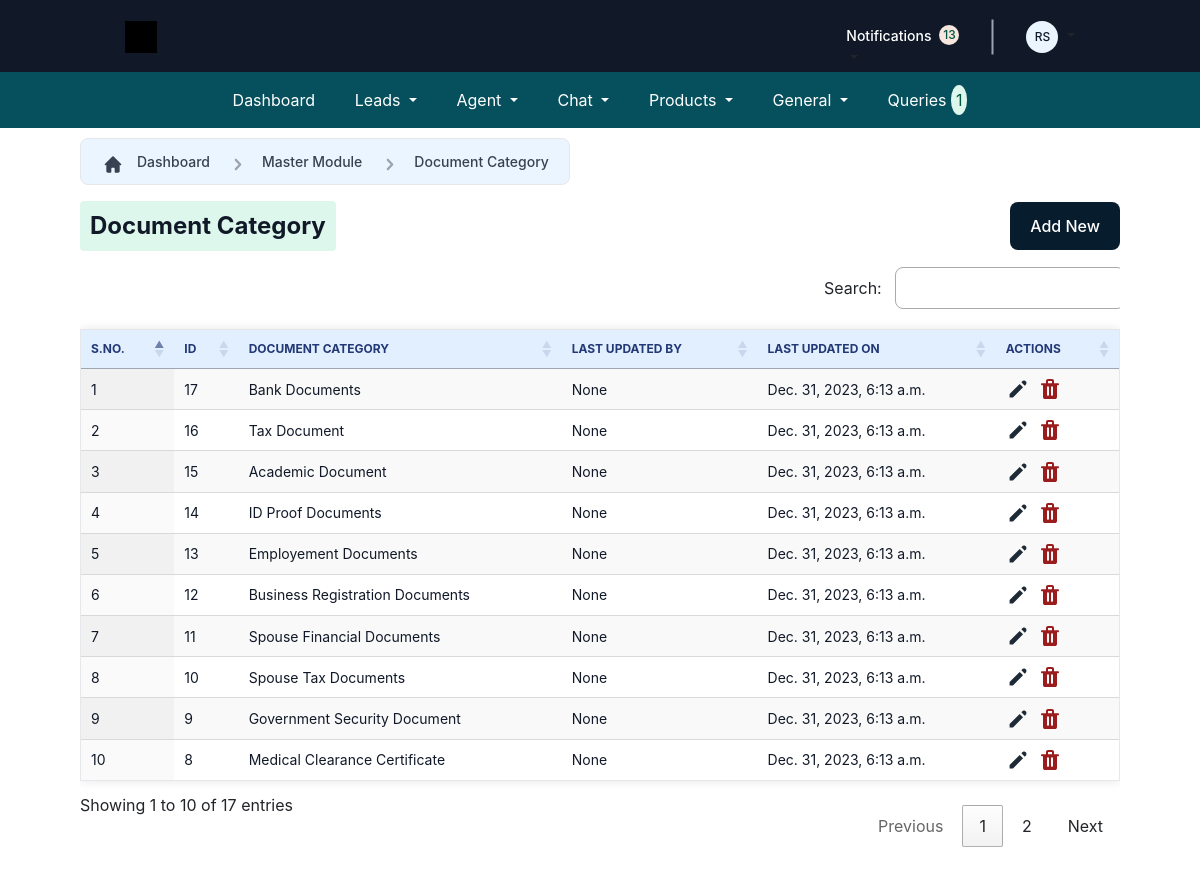
/Employee/AddDocumentCategory/ (signed in), run on the app's committed database.
### crm_app/models.py (models this page shows, shortened)
class CustomUser(AbstractUser):
    user_type_data = (
        ("1", "HOD"),
        ("2", "Admin"),
        ("3", "Employee"),
        ("4", "Agent"),
        ("5", "Out Sourcing Agent"),
        ("6", "Customer"),
    )
    user_type = models.CharField(default="1", choices=user_type_data, max_length=10)
    is_logged_in = models.BooleanField(default=False)
    def generate_initials(self):
        first_initial = self.first_name[0].upper() if self.first_name else ""
        last_initial = self.last_name[0].upper() if self.last_name else ""
        return f"{first_initial}{last_initial}"
    def __str__(self):
        return f"{self.first_name} {self.last_name}"

class DocumentCategory(models.Model):
    Document_category = models.CharField(max_length=200)
    lastupdated_by = models.CharField(max_length=100, null=True, blank=True)
    last_updated_on = models.DateTimeField(auto_now=True)

### crm_app/EmployeeViews.py (the view, shortened to what this page needs)
# urls.py: path("AddDocumentCategory/", add_documentcategory, name="add_documentcategory"),
@login_required
def add_documentcategory(request):
    documentcategory = DocumentCategory.objects.all().order_by("-id")
    user = request.user
    dep = user.employee.department
    form = DocumentCategoryForm(request.POST or None)
    context = {"form": form, "documentcategory": documentcategory, "dep": dep}
    return render(
        request, "Employee/mastermodule/DocumentCategory/DocumentCategory.html", context
    )

### crm_app/forms.py
class DocumentCategoryForm(forms.ModelForm):
    class Meta:
        model = DocumentCategory
        fields = "__all__"
        widgets = {
            "Document_category": forms.TextInput(
                attrs={
                    "class": "form-control",
                    "placeholder": "Document Category",
                }
            )
        }

### crm_app/context_processors.py (called while the page is built)
def faq_count(request):
    if request.user.is_authenticated:
        count = FAQ.objects.all().count()
    else:
        count = 0
    return {"faq_count": count}

### templates/Employee/mastermodule/DocumentCategory/DocumentCategory.html (shortened to what this page needs)
{% extends "Employee/Base/base.html" %}
{% load crispy_forms_tags %}
{% block main-content %}
    <div class="form-container">
      <div class="custom-container">
        <div class="icon-container">
          <div class="icon">
          </div>
        </div>
        <div class="text-container">
          <a href="{% url "employee_dashboard" %}" style="text-decoration: none">
            <div class="text">Dashboard</div>
          </a>
        </div>
        <div class="icon-container">
          <div class="icon">
          </div>
        </div>
        <div class="text-container">
          <div class="text">Master Module</div>
        </div>
        <div class="icon-container">
          <div class="icon">
          </div>
        </div>
        <div class="text-container">
          <div class="text">Document Category</div>
        </div>
      </div>
      <div class="appointment-container">
        <div class="custom-box">
          <div class="custom-text">Document Category</div>
        </div>
        <div class="scheduleappointment">
          <div
            class="appointment-text"
            type="button"
            class="btn btn-primary"
            data-toggle="modal"
            data-target="#myModal"
          >
            Add New
          </div>
        </div>
      </div>
      <div class="table-container">
        <div class="table-responsive">
          <table id="example" class="display">
            <thead>
              <tr>
                <th>S.NO.</th>
                <th>ID</th>
                <th>DOCUMENT category</th>
                <th>last updated BY</th>
                <th>last updated on</th>
                <th>ACTIONS</th>
              </tr>
            </thead>
            <tbody>
              {% for i in documentcategory %}
              <tr>
                <td>{{forloop.counter}}</td>
                <td>{{i.id}}</td>
                <td>{{i.Document_category}}</td>
                <td>{{i.lastupdated_by}}</td>
                <td>{{i.last_updated_on}}</td>
                <td>
                  <div class="row" style="display: flex">
                    <div class="col-md-3">
                      <a href="#"  data-toggle="modal" data-target="#editcurrencymyModal-{{i.id}}">
                      </a>
                    </div>
                    <div class="col-md-3">
                      <a href="{% url "emp_delete_documentcategory" i.id %}">
                      </a>
                    </div>
                  </div>
                </td>
              </tr>
              {% endfor %}
            </tbody>
          </table>
        </div>
      </div>
    </div>
    {% endblock main-content %}

### templates/Employee/Base/header.html (shortened to what this page needs)
{% load static %}
<div class="Navbar">
   <div class="Content">
     <div class="Logo">
       <div class="LogoElement">
         <div class="ClipPathGroup">
           <div class="Vector" id="black-bg"></div>
           <div class="Group">
             <div class="Vector" id="white-bg">
             </div>
           </div>
         </div>
       </div>
     </div>
     <div class="Cta">
      <div class="Buttons">
        <a class="nav-link dropdown-toggle" href="#" id="notificationDropdown" role="button" data-bs-toggle="dropdown" aria-expanded="false" style="margin-top: 20px;">
         <div class="Link">
           <div class="Text">Notifications</div>
           <div class="Badge">
             <div class="Text1" id="notification">{{notification_Count}}</div>
           </div>
         </div>
        </a>
        <div class="Separator"></div>
         <a class="nav-link dropdown-toggle" href="#" id="navbarDropdown" role="button" data-bs-toggle="dropdown" aria-expanded="false">
           <div class="Avatar">
             <div class="Ph">{{request.user.generate_initials}}</div>
           </div>
         </a>
      </div>
     </div>
   </div>
 </div>

### static/style/Styling/DashboardDesign/css/style.css (style rules this page uses)
body { margin: 0; font-family: 'Inter', sans-serif; }

### data on the page
CustomUser: user.generate_initials "RS"
DocumentCategory: id "17", Document_category "Bank Documents", lastupdated_by "None", last_updated_on "Dec. 31, 2023, 6:13 a.m."
DocumentCategory: id "16", Document_category "Tax Document", lastupdated_by "None", last_updated_on "Dec. 31, 2023, 6:13 a.m."
DocumentCategory: id "15", Document_category "Academic Document", lastupdated_by "None", last_updated_on "Dec. 31, 2023, 6:13 a.m."
DocumentCategory: id "14", Document_category "ID Proof Documents", lastupdated_by "None", last_updated_on "Dec. 31, 2023, 6:13 a.m."
DocumentCategory: id "13", Document_category "Employement Documents", lastupdated_by "None", last_updated_on "Dec. 31, 2023, 6:13 a.m."
DocumentCategory: id "12", Document_category "Business Registration Documents", lastupdated_by "None", last_updated_on "Dec. 31, 2023, 6:13 a.m."
DocumentCategory: id "11", Document_category "Spouse Financial Documents", lastupdated_by "None", last_updated_on "Dec. 31, 2023, 6:13 a.m."
DocumentCategory: id "10", Document_category "Spouse Tax Documents", lastupdated_by "None", last_updated_on "Dec. 31, 2023, 6:13 a.m."
DocumentCategory: id "9", Document_category "Government Security Document", lastupdated_by "None", last_updated_on "Dec. 31, 2023, 6:13 a.m."
DocumentCategory: id "8", Document_category "Medical Clearance Certificate", lastupdated_by "None", last_updated_on "Dec. 31, 2023, 6:13 a.m."

### other printed values
{{ notification_Count }} "13"
{{ faq_count }} "1"
